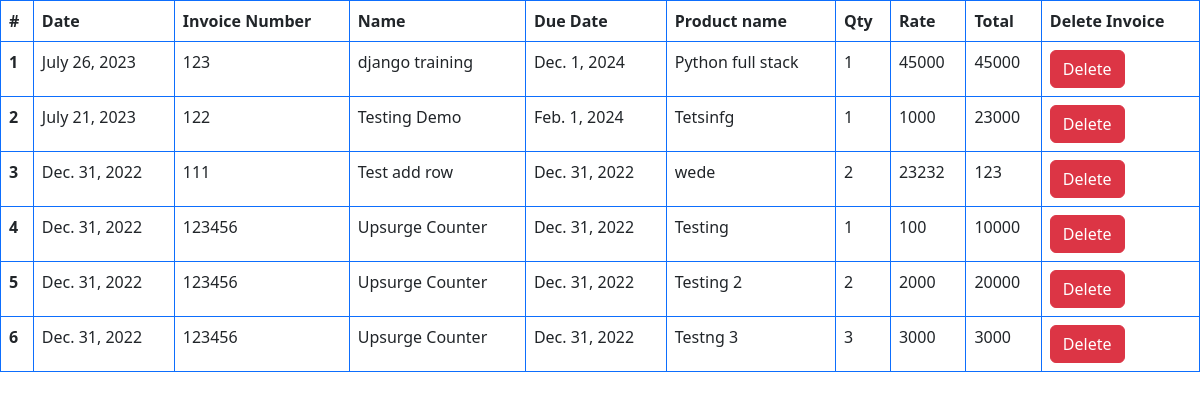
Page /viewinvoice/ on the committed database.
### invoice_app/models.py (models this page shows)
class Invoice(models.Model):
    invoice_date=models.DateField(null=True,blank=True)
    invoice_number=models.CharField(max_length=10,null=True,blank=True)
    name=models.CharField(max_length=100,null=True,blank=True)
    due_date=models.DateField(null=True,blank=True)
    product_name1=models.CharField(max_length=100,null=True,blank=True)
    qty1=models.CharField(max_length=10,null=True,blank=True)
    rate1=models.CharField(max_length=10,null=True,blank=True)
    total1=models.CharField(max_length=10,null=True,blank=True)
    user= models.ForeignKey(User,related_name="create_invoice",on_delete=models.DO_NOTHING) #models.cascade --> will delete all user related data

### invoice_app/views.py (the view)
# urls.py: path("viewinvoice/",views.viewinvoice,name="viewinvoice"),
def viewinvoice(request):
    invoices=Invoice.objects.all() # without any condition fetch all invoices
    context={"invoice1":invoices}
    print(invoices.first())
    return render(request,"viewinvoice.html",context)

### templates/viewinvoice.html
{% extends "base.html" %}
{% block content %}
<table class="table table-bordered border-primary" id="invoicerow">
    <thead>
        <tr>
            <th scope="col">#</th>
            <th scope="col">Date</th>
            <th scope="col">Invoice Number</th>
            <th scope="col">Name</th>
            <th scope="col">Due Date</th>
            <th scope="col">Product name</th>
            <th scope="col">Qty</th>
            <th scope="col">Rate</th>
            <th scope="col">Total</th>
            <th scope="col"> Delete Invoice </th>
        </tr>
    </thead>
    <tbody >
        {% for i in invoice1 %}
        <tr>
            <th scope="row"> {{forloop.counter}}</th>
            <td> {{i.invoice_date}} </td>
            <td> {{i.invoice_number}}</td>
            <td> {{i.name}}</td>
            <td> {{i.due_date}}</td>
            <td> {{i.product_name1}}</td>
            <td> {{i.qty1}}</td>
            <td> {{i.rate1}}</td>
            <td> {{i.total1}}</td>
            <td> <a class="btn btn-danger" href="{% url 'deleteinvoice' i.id %}"> Delete </a> </td>
        </tr>
        {% endfor %}
    </tbody>
</table>
{% endblock content %}

### templates/base.html (shortened to what this page needs)
<!doctype html>
<html lang="en">
  <head>
    <link href="https://cdn.jsdelivr.net/npm/bootstrap@5.3.0/dist/css/bootstrap.min.css" rel="stylesheet">
  </head>
  <body>
    {% block content %}
    {% endblock content %}
  </body>
</html>

### rows in the picture
Invoice: invoice_date "July 26, 2023", invoice_number "123", name "django training", due_date "Dec. 1, 2024", product_name1 "Python full stack", qty1 "1", rate1 "45000", total1 "45000"
Invoice: invoice_date "July 21, 2023", invoice_number "122", name "Testing Demo", due_date "Feb. 1, 2024", product_name1 "Tetsinfg", qty1 "1", rate1 "1000", total1 "23000"
Invoice: invoice_date "Dec. 31, 2022", invoice_number "111", name "Test add row", due_date "Dec. 31, 2022", product_name1 "wede", qty1 "2", rate1 "23232", total1 "123"
Invoice: invoice_date "Dec. 31, 2022", invoice_number "123456", name "Upsurge Counter", due_date "Dec. 31, 2022", product_name1 "Testing", qty1 "1", rate1 "100", total1 "10000"
Invoice: invoice_date "Dec. 31, 2022", invoice_number "123456", name "Upsurge Counter", due_date "Dec. 31, 2022", product_name1 "Testing 2", qty1 "2", rate1 "2000", total1 "20000"
Invoice: invoice_date "Dec. 31, 2022", invoice_number "123456", name "Upsurge Counter", due_date "Dec. 31, 2022", product_name1 "Testng 3", qty1 "3", rate1 "3000", total1 "3000"
